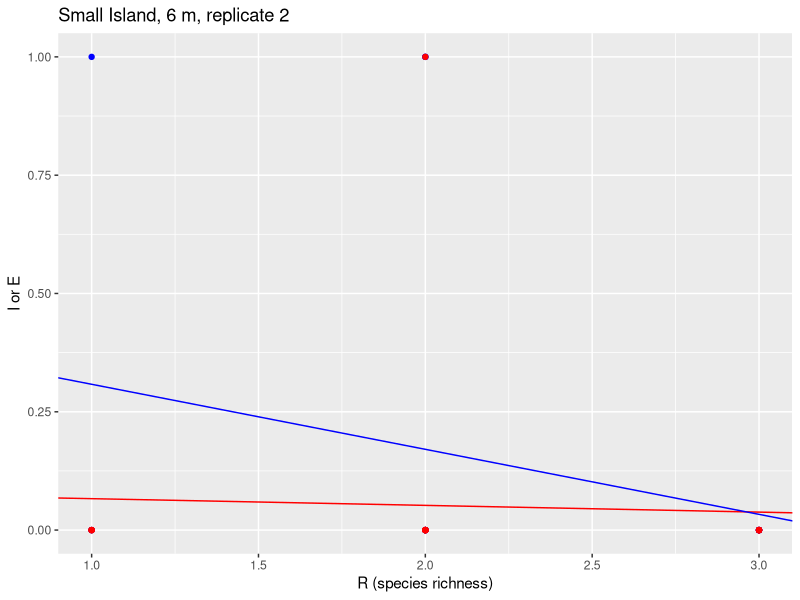

The R source for this figure: (Note: this script raises an error after producing the figure.)
## ---- chunk 1
knitr::opts_chunk$set(echo = TRUE)
## ---- chunk 2
rm(list = ls()) #clears the workspace for a fresh start
library(dplyr) #turns on dplyr package
library(ggplot2) #turns on ggplot2 package
library(here) #helps with file paths
## ---- chunk 3
library(readr)
Data <- read.csv(here("Data", "Biogeography", "Biogeography_Data_All_Years.csv"), stringsAsFactors = T)

str(Data) #presents how the data frame is structured
## ---- chunk 4
Data$Replicate<-as.factor(Data$Replicate)
## ---- chunk 5
Reps<-Data %>% group_by(Size, Distance) %>% summarize(
	Replicates = length(unique(Replicate))
)
RepsByYear<-Data %>% group_by(Year, Size, Distance) %>% summarize(
   Replicates = length(unique(Replicate))
)
## ---- chunk 6
DF <- Data %>% filter(Year == 2023)
## ---- chunk 7
S2M<-filter(DF, Size == "Small" & Distance == 2)
L2M<-filter(DF, Size == "Large" & Distance == 2)
S6M1<-filter(DF, Size == "Small" & Distance == 6, Replicate == "1")
S6M2<-filter(DF, Size == "Small" & Distance == 6, Replicate == "2")
L6M<- filter(DF, Size == "Large" & Distance == 6)

## ---- chunk 8
IS6M2<-lm(I~R, data = S6M2) #creates the regression model for the colonization (I) vs. R for the Small (S), 6m (6M) island, replicate 2.

summary(IS6M2) #shows results
## ---- chunk 9
#what code goes here?
## ---- chunk 10
IS6M2<-lm(I~R, data = S6M2) #creates the regression model for the colonization (I) vs. R for the Small (S), 6m (6M) island, replicate 2.

summary(IS6M2)

ES6M2 <- lm(E ~ R, data = S6M2)
summary(ES6M2)


## ---- chunk 11
#Now plot together to visually find equilibrium 
ggplot(S6M2, aes(R, I))+
   geom_point(color = "blue")+
   geom_point(aes(R, E), color = "red")+
   geom_abline(data=ES6M2, intercept = ES6M2$coefficients[1], 
               slope = ES6M2$coefficients[2], color = "red")+
   geom_abline(data=IS6M2, intercept = IS6M2$coefficients[1], 
               slope = IS6M2$coefficients[2], color = "blue")+
  labs(x="R (species richness)", y = "I or E", title = "Small Island, 6 m, replicate 2")
  
## ---- chunk 12
#now save your result
ggsave(here("Data", "Outputs","Small 6M replicate 2equilibrium.png"), width = 6, height = 4,device = "png")

## ---- chunk 13
#Now plot together to visually find equilibrium 
ggplot(S6M2, aes(R, I))+
   geom_point(color = "blue")+
   geom_point(aes(R, E), color = "red")+
   geom_abline(data=ES6M2, intercept = ES6M2$coefficients[1], 
               slope = ES6M2$coefficients[2], color = "red")+
   geom_abline(data=IS6M2, intercept = IS6M2$coefficients[1], 
               slope = IS6M2$coefficients[2], color = "blue")+
	geom_vline(xintercept = 2.96, linetype = "dashed")+
  labs(x="R (species richness)", y = "I or E", title = "Small Island, 6 m, replicate 2")
  
## ---- chunk 14
#now save your result
ggsave(here("Data", "Outputs","Small 6M replicate 2equilibrium_w_line.png"), width = 6, height = 4,device = "png")

